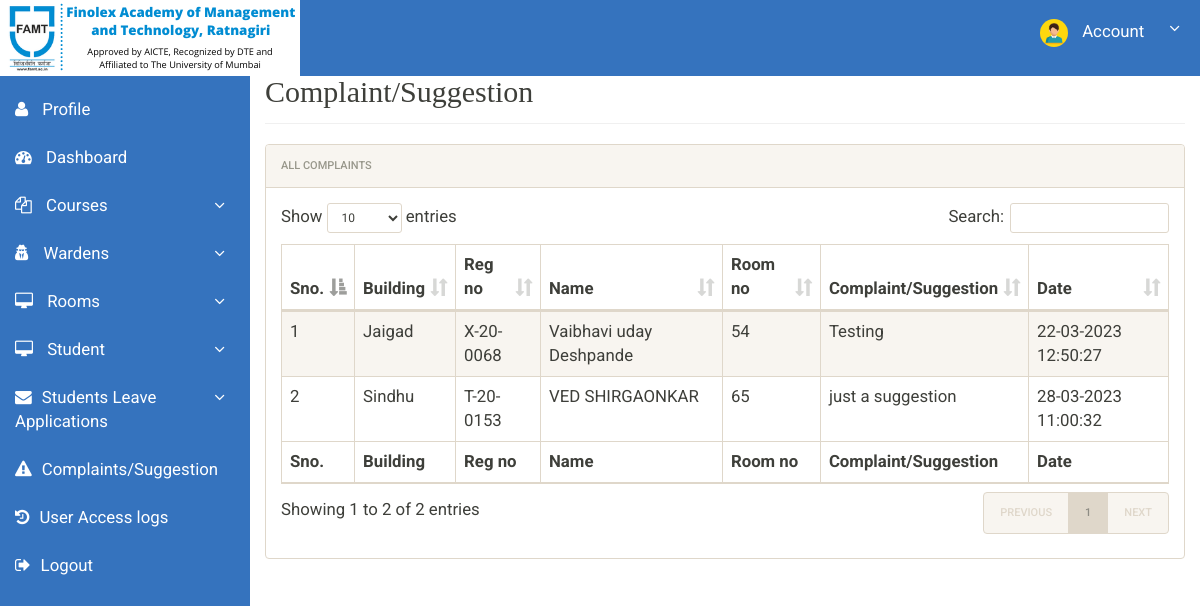
Screenshot of /admin/complaint.php (signed in) with the database file from the repository.
### tables this page shows
CREATE TABLE `registration` (
  `id` int(11) NOT NULL,
  `roomno` int(11) NOT NULL,
  `Building` varchar(100) NOT NULL,
  `seater` int(11) NOT NULL,
  `feespm` int(11) NOT NULL,
  `fpm` varchar(100) NOT NULL,
  `frn` varchar(100) NOT NULL DEFAULT '',
  `foodstatus` int(11) NOT NULL,
  `stayfrom` date DEFAULT NULL,
  `duration` int(11) NOT NULL,
  `course` varchar(500) NOT NULL,
  `semester` varchar(100) NOT NULL,
  `branch` varchar(100) NOT NULL,
  `regno` varchar(100) NOT NULL,
  `firstName` varchar(500) NOT NULL,
  `middleName` varchar(500) NOT NULL DEFAULT ' ',
  `lastName` varchar(500) NOT NULL,
  `gender` varchar(250) NOT NULL,
  `contactno` bigint(11) NOT NULL,
  `emailid` varchar(500) DEFAULT NULL,
  `password` varchar(100) NOT NULL,
  `egycontactno` bigint(11) NOT NULL,
  `guardianName` varchar(500) DEFAULT NULL,
  `guardianRelation` varchar(500) DEFAULT NULL,
  `guardianContactno` bigint(11) DEFAULT NULL,
  `corresAddress` varchar(500) DEFAULT NULL,
  `corresCIty` varchar(500) DEFAULT NULL,
  `corresState` varchar(500) DEFAULT NULL,
  `corresPincode` int(11) DEFAULT NULL,
  `pmntAddress` varchar(500) DEFAULT NULL,
  `pmntCity` varchar(500) DEFAULT NULL,
  `pmnatetState` varchar(500) DEFAULT NULL,
  `pmntPincode` int(11) DEFAULT NULL,
  `postingDate` timestamp NOT NULL DEFAULT current_timestamp(),
  `updationDate` varchar(500) DEFAULT NULL,
  `leaveapplication` varchar(255) DEFAULT NULL,
  `leaveapplicationstatus` varchar(255) DEFAULT '',
  `complaint` varchar(255) NOT NULL DEFAULT ' '
);

### admin/complaint.php (the view, shortened to what this page needs)
<?php
include('includes/config.php');
?>
<!doctype html>
<html lang="en" class="no-js">
<head>
	<link rel="stylesheet" href="css/font-awesome.min.css">
	<link rel="stylesheet" href="css/bootstrap.min.css">
	<link rel="stylesheet" href="css/dataTables.bootstrap.min.css">
	<link rel="stylesheet" href="css/bootstrap-social.css">
	<link rel="stylesheet" href="css/bootstrap-select.css">
	<link rel="stylesheet" href="css/fileinput.min.css">
	<link rel="stylesheet" href="css/awesome-bootstrap-checkbox.css">
	<link rel="stylesheet" href="css/style.css">
</head>
<body>
	<?php include('includes/header.php');?>
	<div class="ts-main-content">
			<?php include('includes/sidebar.php');?>
		<div class="content-wrapper">
			<div class="container-fluid">
				<div class="row">
					<div class="col-md-12">
						<h2 class="page-title">Complaint/Suggestion</h2>
						<div class="panel panel-default">
							<div class="panel-heading">All Complaints</div>
							<div class="panel-body" style="overflow:auto">
								<table id="zctb" class="display table table-striped table-bordered table-hover" cellspacing="0" width="100%" >
									<thead>
										<tr>
										    <th>Sno.</th>
											<th>Building</th>
											<th>Reg no</th>
											<th>Name</th>
											<th>Room no  </th>
											<th>Complaint/Suggestion</th>
											<th>Date</th>
										</tr>
									</thead>
									<tfoot>
										<tr>
											<tr>
										    <th>Sno.</th>
											<th>Building</th>
											<th>Reg no</th>
												<th>Name</th>
											<th>Room no  </th>
											<th>Complaint/Suggestion</th>
											<th>Date</th>
										</tr>
										</tr>
									</tfoot>
									<tbody>
<?php
$ret="select * from registration where complaint!=''";
$stmt= $mysqli->prepare($ret) ;
$stmt->execute() ;
$res=$stmt->get_result();
$cnt=1;
while($row=$res->fetch_object())
	  {
	  	?>
<tr><td><?php echo $cnt;;?></td>
<td><?php echo $row->Building;?></td>
<td><?php echo $row->regno;?></td>
<td><?php echo $row->firstName;?> <?php echo $row->middleName;?> <?php echo $row->lastName;?></td>
<td><?php echo $row->roomno;?></td>
<td><?php echo $row->complaint;?></td>
<td><?php echo $row->updationDate;?></td>
</tr>
									<?php
$cnt=$cnt+1;
									 } ?>
									</tbody>
								</table>
							</div>
						</div>
					</div>
				</div>
			</div>
		</div>
	</div>
</body>
</html>

### admin/css/style.css (style rules this page uses)
html { font-size: 14px; }
@media only screen and (min-width: 480px) { html { font-size: 17px; } }
@media only screen and (min-width: 768px) { html { font-size: 14px; } }
body { font-size: 1.2em; }
.panel { overflow: hidden; }
.page-title { margin-top: 50px; font-family: serif; padding-bottom: 15px; margin-bottom: 20px; border-bottom: 1px solid #f0f0f0; }
.ts-main-content .content-wrapper { padding-top: 15px; margin-top: 10px; }
@media only screen and (min-width: 992px) { .ts-main-content .content-wrapper { margin-left: 250px; } }

### rows the page displays
registration: Building "Jaigad", regno "X-20-0068", firstName "Vaibhavi", middleName "uday", lastName "Deshpande", roomno "54", complaint "Testing", updationDate "22-03-2023 12:50:27"
registration: Building "Sindhu", regno "T-20-0153", firstName "VED", lastName "SHIRGAONKAR", roomno "65", complaint "just a suggestion", updationDate "28-03-2023 11:00:32"
